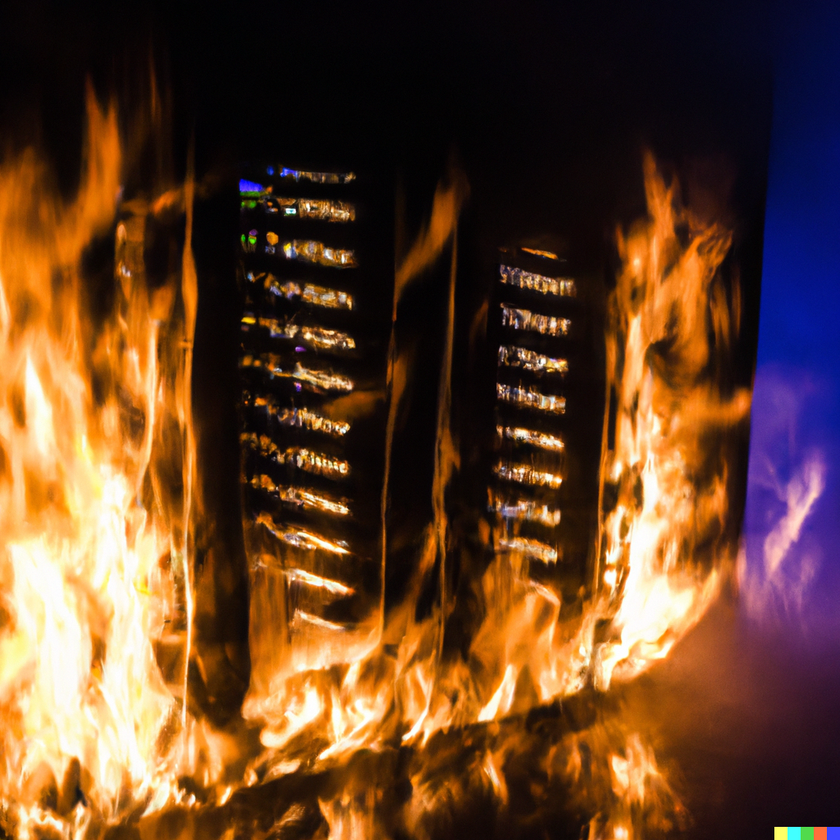
#> input picture GUI/testphoto.png, 840 x 840 px, shrunk from 1024 x 1024 before the run
$ python calgui12.py
#> lines starting #> are read from the running program, lines starting #| are printed output that depends on the picture
import tkinter as tk
from PIL import ImageTk, Image
import time
import random


counter = 0
# Define the image file paths
image_files = ['testphoto.png', 'testphoto2.png', 'testphoto3.png']
# Define the delay between image changes in milliseconds
delay = 1000

# Create the tkinter window
window = tk.Tk()

# Load the images using Pillow
images = [ImageTk.PhotoImage(Image.open(filename)) for filename in image_files]
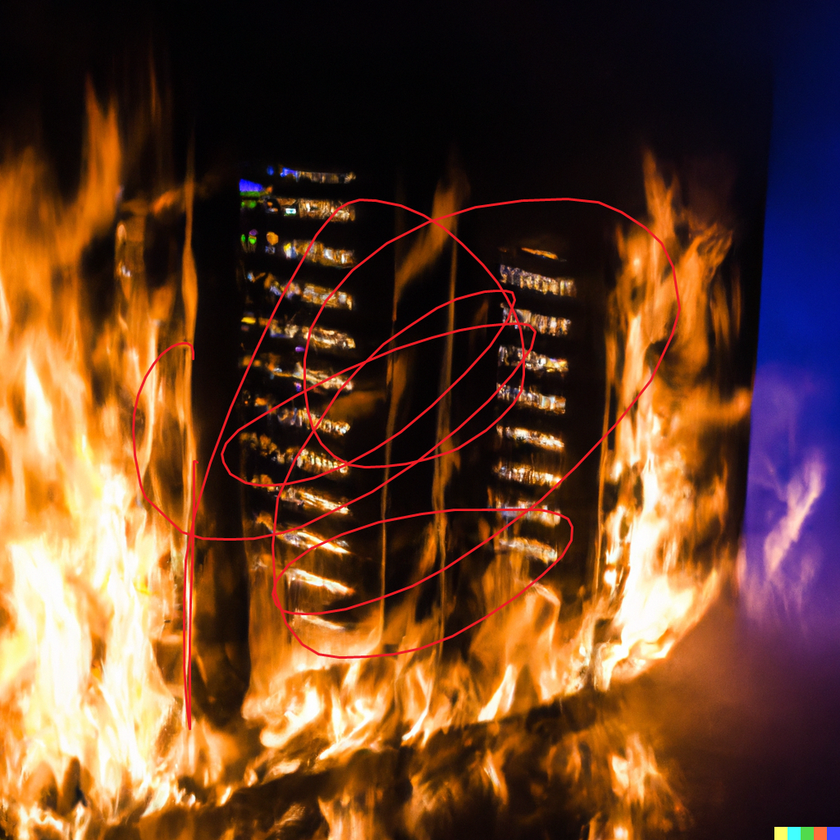
#> input picture GUI/testphoto2.png, 840 x 840 px, shrunk from 1024 x 1024 before the run
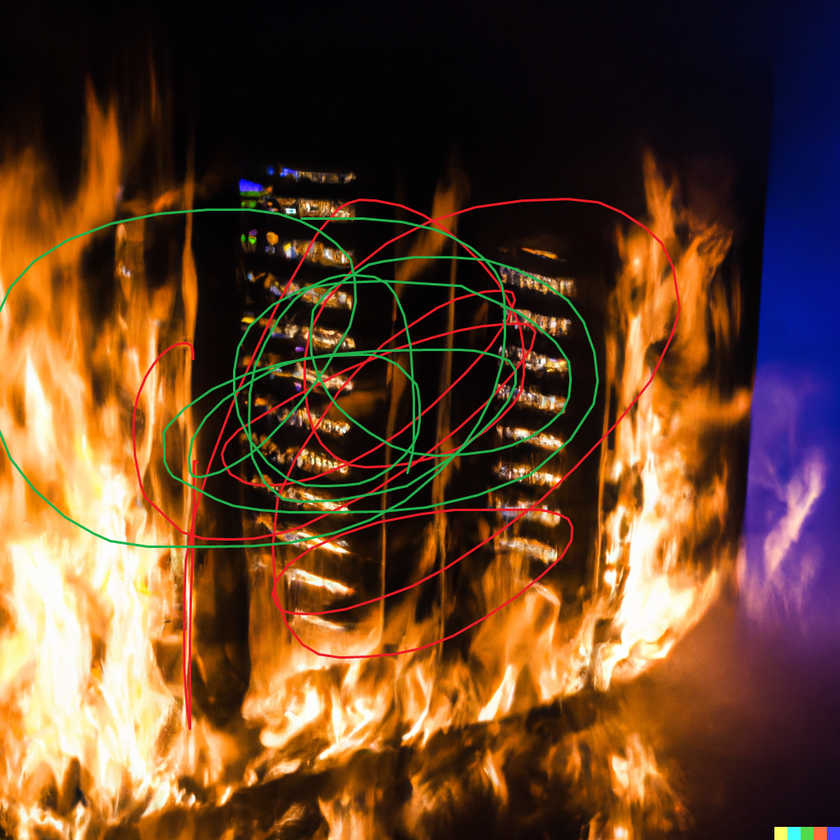
#> input picture GUI/testphoto3.png, 840 x 840 px, shrunk from 1024 x 1024 before the run
#> images = 3 items

# Create the label for the image
image_label = tk.Label(window)

# Define the function to update the image
def update_image(index):
    # Update the image label with the current image
    image_label.configure(image=images[index])
    # Schedule the next image update after the specified delay
    #window.after(delay, update_image, (index + 1) % len(images))

# Start the image loop

n=0
while n < 24:
    update_image(random.randint(0, 2))
    n=n+1
    print(n)
#> (the run stopped early here; a loop or call above may not have finished)
